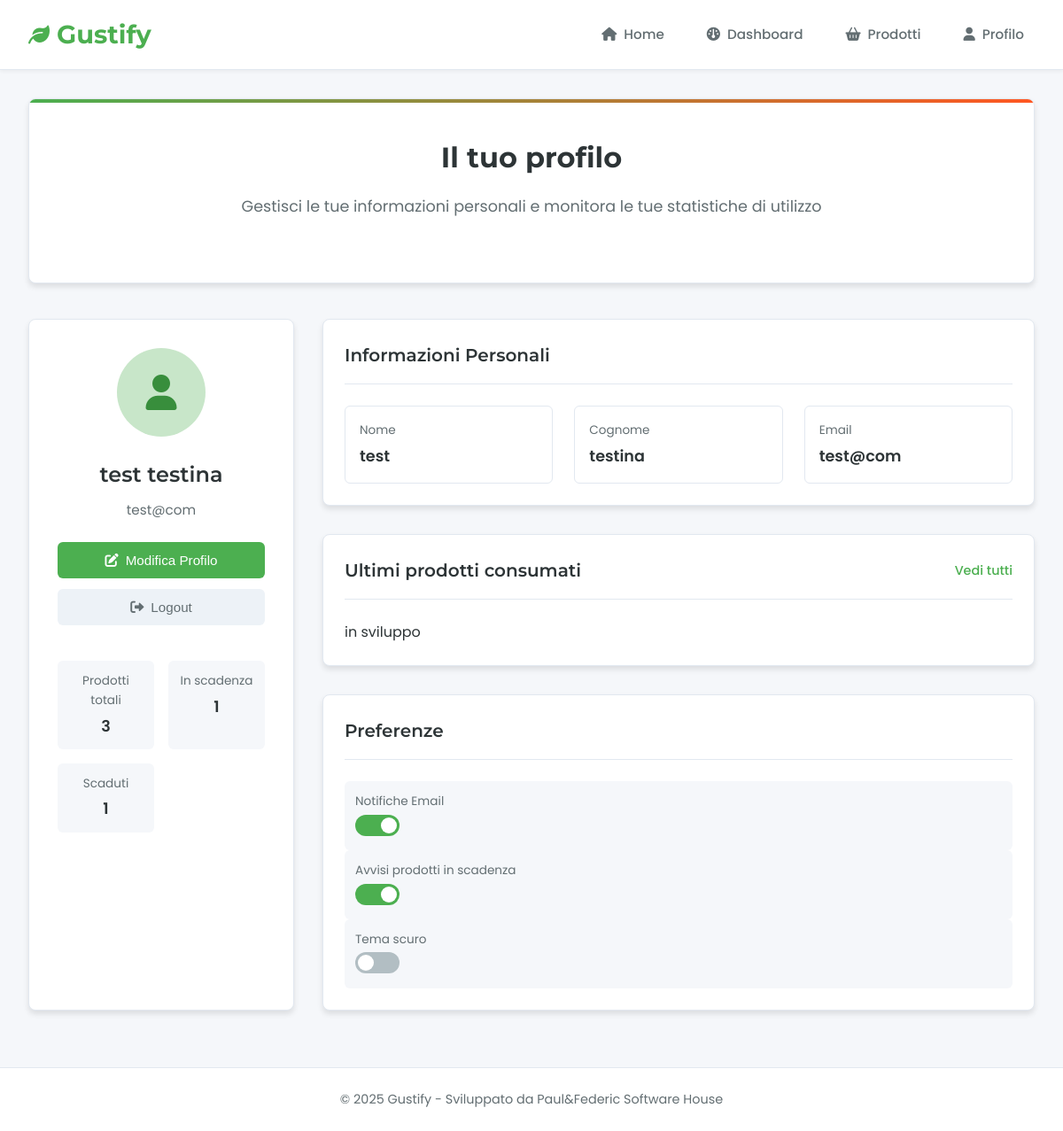
Screenshot of /debug_files/tempProfile.php (signed in) with the database file from the repository.
### tables this page shows
CREATE TABLE `utente` (
  `idutente` int(11) NOT NULL,
  `email` varchar(150) NOT NULL,
  `pwd` varchar(100) NOT NULL,
  `nome` varchar(40) NOT NULL,
  `cognome` varchar(40) NOT NULL
);

### debug_files/tempProfile.php (the view, shortened to what this page needs)
<?php
    if(!isset($_SESSION["email"])){
        header("Location: ../login/login.html");
    } else {
        include "../utility/database.php";
        $sql = "SELECT nome, cognome, email FROM utente WHERE idutente = :idutente";
        $stmt = $conn->prepare($sql);
        $stmt->bindParam(":idutente", $_SESSION["user_id"]);
        $stmt->execute();
        $user = $stmt->fetch();
        $sql_stats = "SELECT
                        COUNT(*) as total_products,
                        SUM(CASE WHEN CURRENT_DATE > scadenza THEN 1 ELSE 0 END) as expired_products,
                        SUM(CASE WHEN DATEDIFF(scadenza, CURRENT_DATE) BETWEEN 0 AND 3 THEN 1 ELSE 0 END) as expiring_soon
                      FROM frigo
                      WHERE utente_idutente = :idutente";
        $stmt_stats = $conn->prepare($sql_stats);
        $stmt_stats->bindParam(":idutente", $_SESSION["user_id"]);
        $stmt_stats->execute();
        $stats = $stmt_stats->fetch();
    }
?>
<!DOCTYPE html>
<html lang="it">
<head>
    <link rel="stylesheet" href="https://cdnjs.cloudflare.com/ajax/libs/font-awesome/6.0.0-beta3/css/all.min.css">
    <link rel="stylesheet" href="profile.css">
</head>
<body>
    <header>
        <nav>
            <div class="logo">
                <i class="fas fa-leaf"></i>
                Gustify
            </div>
            <ul class="nav-links">
                <li><a href="../index.php"><i class="fas fa-home"></i> Home</a></li>
                <li><a href="../dashboard/dashboard.php"><i class="fa fa-dashboard"></i> Dashboard</a></li>
                <li><a href="../productsList/productsList.php"><i class="fas fa-shopping-basket"></i> Prodotti</a></li>
                <li><a href="profile.php"><i class="fas fa-user"></i> Profilo</a></li>
            </ul>
        </nav>
    </header>
    <div class="container">
        <section class="hero">
            <h1>Il tuo profilo</h1>
            <p>Gestisci le tue informazioni personali e monitora le tue statistiche di utilizzo</p>
        </section>
        <div class="profile-container">
            <div class="profile-sidebar">
                <div class="profile-avatar">
                    <i class="fas fa-user"></i>
                </div>
                <h2 class="profile-name"><?php echo htmlspecialchars($user['nome'] . ' ' . $user['cognome']); ?></h2>
                <div class="profile-email"><?php echo htmlspecialchars($user['email']); ?></div>
                <div class="profile-actions">
                    <button class="profile-btn" id="edit-profile-btn">
                        <i class="fas fa-edit"></i>
                        Modifica Profilo
                    </button>
                    <button class="profile-btn secondary" id="logout-btn">
                        <i class="fas fa-sign-out-alt"></i>
                        Logout
                    </button>
                </div>
                <div class="profile-stats">
                    <div class="stat-item">
                        <div class="stat-label">Prodotti totali</div>
                        <div class="stat-value"><?php echo $stats['total_products']; ?></div>
                    </div>
                    <div class="stat-item">
                        <div class="stat-label">In scadenza</div>
                        <div class="stat-value"><?php echo $stats['expiring_soon']; ?></div>
                    </div>
                    <div class="stat-item">
                        <div class="stat-label">Scaduti</div>
                        <div class="stat-value"><?php echo $stats['expired_products']; ?></div>
                    </div>
                </div>
            </div>
            <div class="profile-content">
                <div class="profile-section">
                    <div class="section-header">
                        <h2>Informazioni Personali</h2>
                    </div>
                    <div class="profile-info" id="profile-info">
                        <div class="stat-item">
                            <div class="stat-label">Nome</div>
                            <div class="stat-value"><?php echo htmlspecialchars($user['nome']); ?></div>
                        </div>
                        <div class="stat-item">
                            <div class="stat-label">Cognome</div>
                            <div class="stat-value"><?php echo htmlspecialchars($user['cognome']); ?></div>
                        </div>
                        <div class="stat-item">
                            <div class="stat-label">Email</div>
                            <div class="stat-value"><?php echo htmlspecialchars($user['email']); ?></div>
                        </div>
                    </div>
                </div>
                <div class="profile-section">
                    <div class="section-header">
                        <h2>Ultimi prodotti consumati</h2>
                        <a href="#" class="view-all">Vedi tutti</a>
                    </div>
                    <p>in sviluppo</p>
                </div>
                <div class="profile-section">
                    <div class="section-header">
                        <h2>Preferenze</h2>
                    </div>
                    <div class="stat-item">
                        <div class="stat-label">Notifiche Email</div>
                        <div class="stat-value">
                            <label class="switch">
                                <span class="slider round"></span>
                            </label>
                        </div>
                    </div>
                    <div class="stat-item">
                        <div class="stat-label">Avvisi prodotti in scadenza</div>
                        <div class="stat-value">
                            <label class="switch">
                                <span class="slider round"></span>
                            </label>
                        </div>
                    </div>
                    <div class="stat-item">
                        <div class="stat-label">Tema scuro</div>
                        <div class="stat-value">
                            <label class="switch">
                                <span class="slider round"></span>
                            </label>
                        </div>
                    </div>
                </div>
            </div>
        </div>
    </div>
    <footer>
        <p>&copy; 2025 Gustify - Sviluppato da Paul&Federic Software House</p>
    </footer>
</body>
</html>

### rows the page displays
utente: nome+cognome "test testina", email "test@com", nome "test", cognome "testina"

### other values shown
$stats['total_products'] "3"
$stats['expiring_soon'] "1"
$stats['expired_products'] "1"
